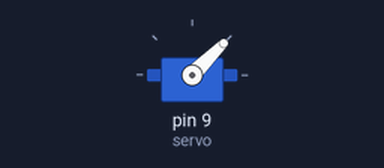
The sketch below on a simulated Arduino Uno, built with avr-gcc and run on an emulated ATmega328P. Parts: servo.

Above: at 0.05 s.
At 0.2 s:
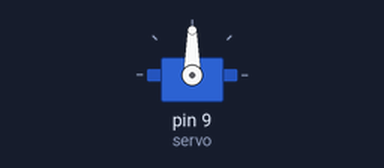
At 0.4 s:
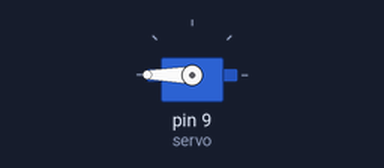
At 2.9 s:
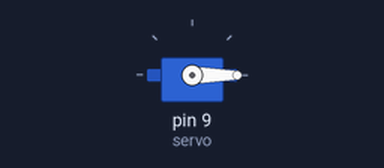
Timing chart, 0 to 6.7 s (numbered marks = the images above):
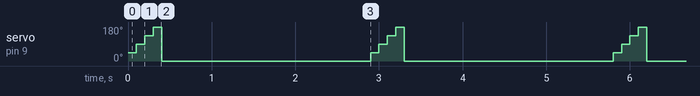

The sketch:

pulley-servo.ino
```cpp
#include <Servo.h>
const int servo = 9; //define Servo Signal Pin

long duration;
Servo myservo;
int pos = 0; //create servo command to control the servo
void setup()
{

  myservo.attach(servo); //Attach the servo to Pin9 to the servo command
  myservo.write(0); // Set servo to 0 degrees initially
  Serial.begin(9600); // start the serial communication with a Baud Rate of 9600
}

//experimented with different delay times for smooth spray experience.
void loop()
{
    myservo.write(45);
    delay(100);
    myservo.write(90);
    delay(100);
    myservo.write(135);
    delay(100);
    myservo.write(180);
    delay(100);
    myservo.write(00);
    delay(2500);
  }
```

Measured:
- by itself, servo on pin 9 (servo): repeats every 2.9 s: 135° 0.10 s, 180° 0.10 s, 0° 2.5 s, 45° 0.10 s, 90° 0.10 s
